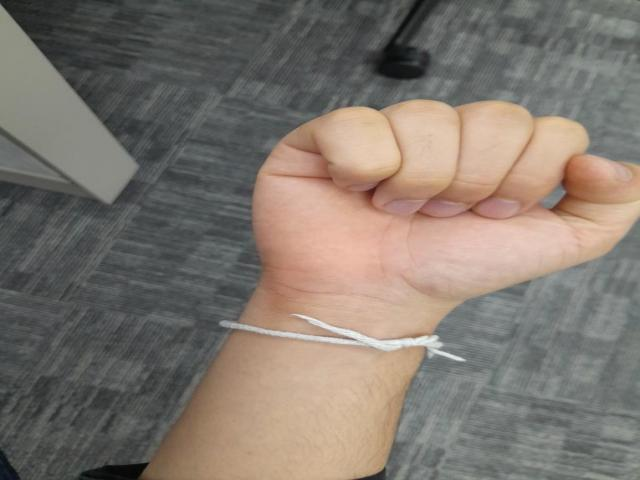
#> input picture test/0_100_jpg.rf.1bc4e4cd16b8538873715bcf0d7219b4.jpg, 640 x 480 px
$ python -i data_func.py   (imports and definitions only)   (older library calls are emulated)
#> lines starting #> are read from the running program, lines starting #| are printed output that depends on the picture
#> further down, picture is the input picture: shape (480, 640, 3); mean B, G, R 110.3, 118.7, 127.8
import numpy as np
import os
import cv2
from skimage import exposure
from skimage.feature import hog
import matplotlib.pyplot as plt
from sklearn.preprocessing import OneHotEncoder
import pandas as pd

'''

Funkcje do czyszczenia i przekształcania danych

'''

# [43 lines left out: functions clean_Nan_value, get_grayscale, hog_apply, not called in this run]

def laplace_opencv(image):

    try:
        image = cv2.GaussianBlur(image, (7, 7), 0)  # drugi argument zmniejszone z 3, 3
        image_gray = cv2.cvtColor(image, cv2.COLOR_BGR2GRAY)
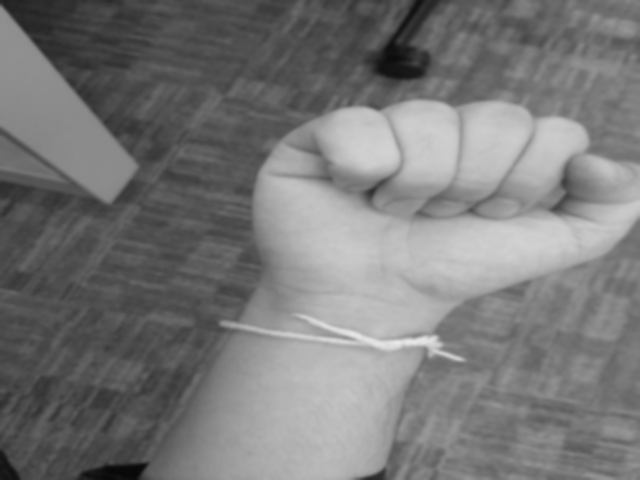
#> image_gray: shape (480, 640); min 7, max 233, mean 120.5
        filtered_image = cv2.Laplacian(image_gray, cv2.CV_16S, ksize=7)  # ksize zwiększone z 3
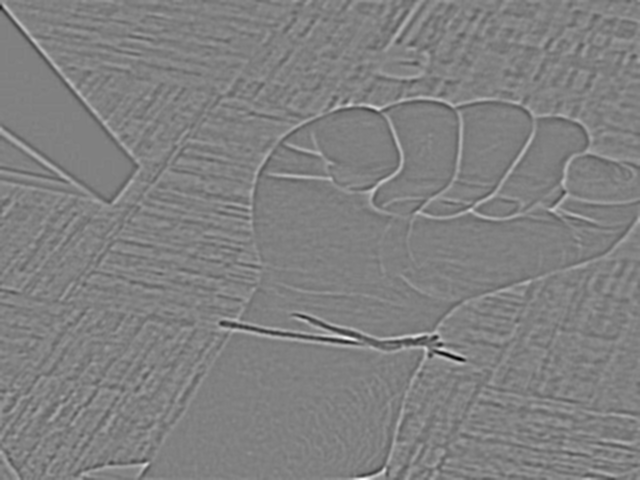
#> filtered_image: shape (480, 640) int16; min -15996, max 15632, mean 1; drawn with min black and max white

        return filtered_image
    except:
        return None

# [19 lines left out: functions show_filtered_data, one_hot_encoding, not called in this run]

>>> import cv2
>>> picture = cv2.imread('test/0_100_jpg.rf.1bc4e4cd16b8538873715bcf0d7219b4.jpg')
>>> result = laplace_opencv(picture)

$ run again, on test/0_114_jpg.rf.a02914ac88506b857bb342b70238d6a5.jpg
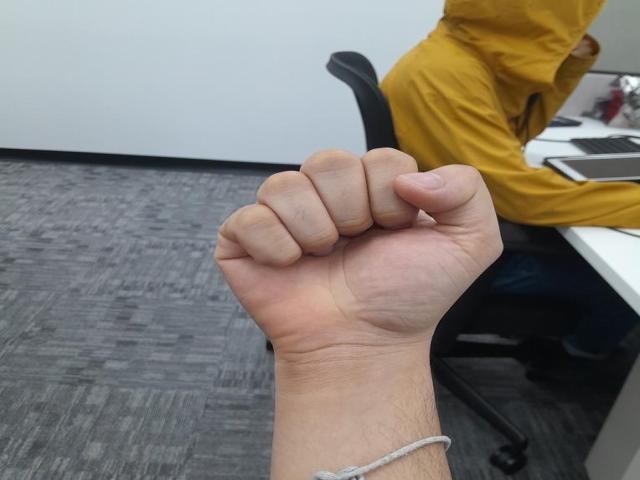
#> input picture test/0_114_jpg.rf.a02914ac88506b857bb342b70238d6a5.jpg, 640 x 480 px
#> picture is the input picture: shape (480, 640, 3); mean B, G, R 116.5, 123.7, 129.9
#> in laplace_opencv, `image_gray = cv2.cvtColor(image, cv2.COLOR_BGR2GRAY)`:
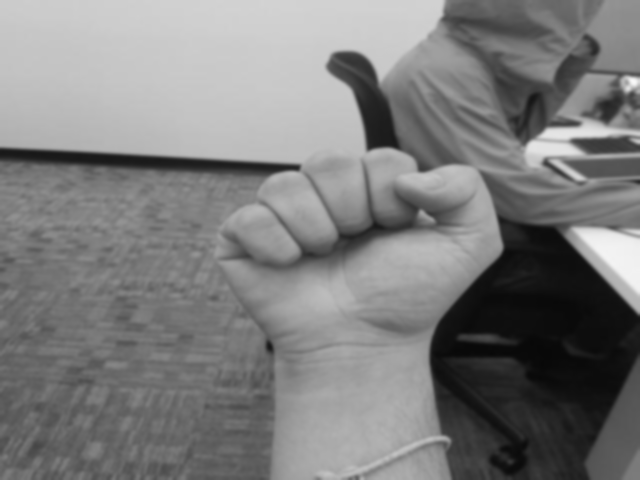
#> image_gray: shape (480, 640); min 8, max 248, mean 124.8
#> in laplace_opencv, `filtered_image = cv2.Laplacian(image_gray, cv2.CV_16S, ksize=7)`:
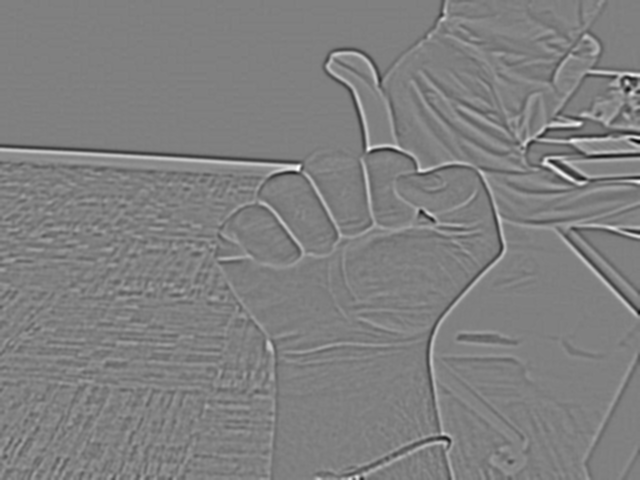
#> filtered_image: shape (480, 640) int16; min -19184, max 19014, mean -0.3; drawn with min black and max white

$ run again, on test/0_115_jpg.rf.2ea0c7380828a31d3716279f9e4c4daa.jpg
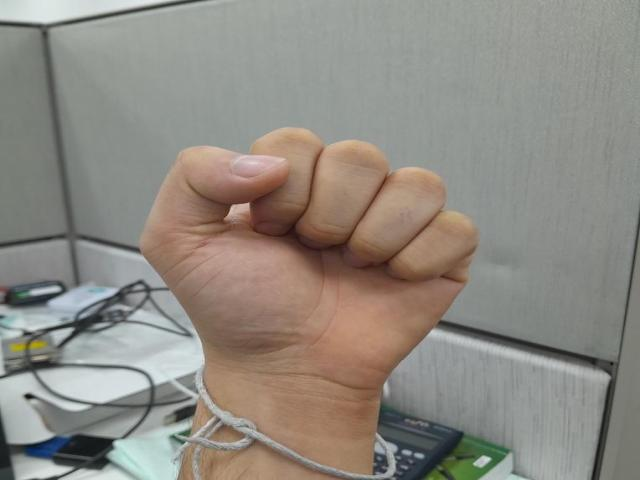
#> input picture test/0_115_jpg.rf.2ea0c7380828a31d3716279f9e4c4daa.jpg, 640 x 480 px
#> picture is the input picture: shape (480, 640, 3); mean B, G, R 130.1, 137.9, 142.8
#> in laplace_opencv, `image_gray = cv2.cvtColor(image, cv2.COLOR_BGR2GRAY)`:
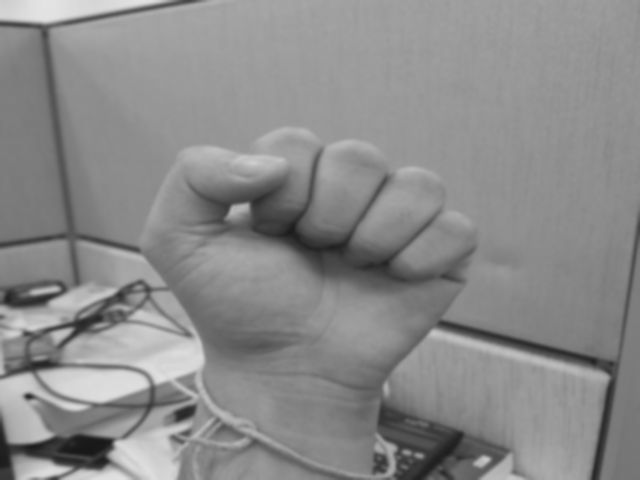
#> image_gray: shape (480, 640); min 23, max 228, mean 138.5
#> in laplace_opencv, `filtered_image = cv2.Laplacian(image_gray, cv2.CV_16S, ksize=7)`:
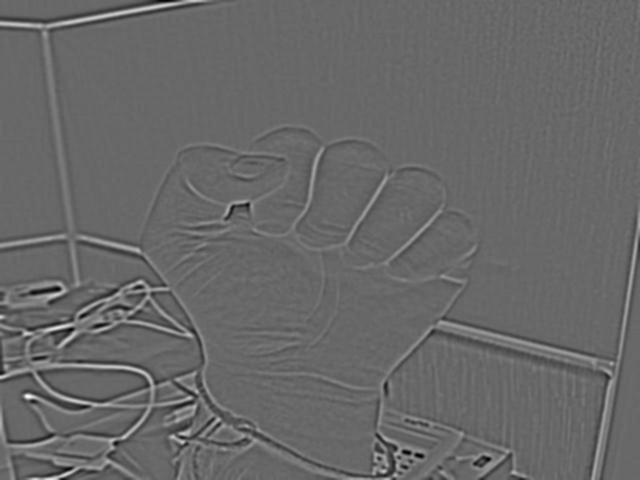
#> filtered_image: shape (480, 640) int16; min -16422, max 23664, mean 0.4; drawn with min black and max white

$ run again, on test/0_119_jpg.rf.39daae03c479a15631e35517ed961ed0.jpg
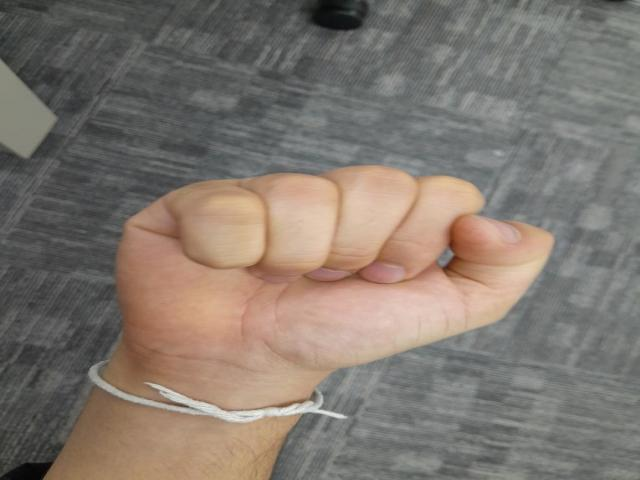
#> input picture test/0_119_jpg.rf.39daae03c479a15631e35517ed961ed0.jpg, 640 x 480 px
#> picture is the input picture: shape (480, 640, 3); mean B, G, R 110.8, 119.2, 128.6
#> in laplace_opencv, `image_gray = cv2.cvtColor(image, cv2.COLOR_BGR2GRAY)`:
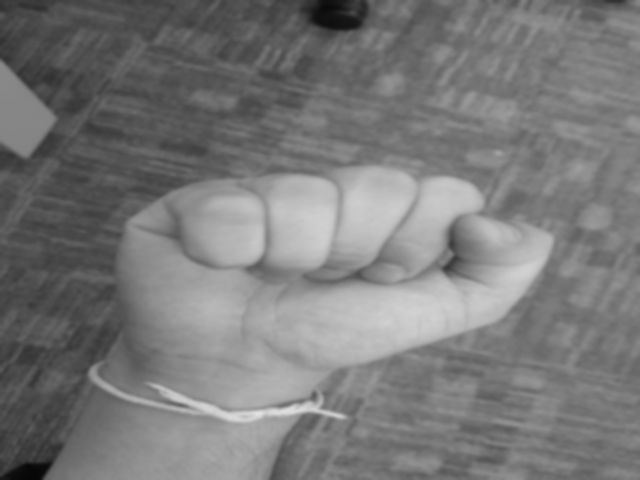
#> image_gray: shape (480, 640); min 6, max 225, mean 121
#> in laplace_opencv, `filtered_image = cv2.Laplacian(image_gray, cv2.CV_16S, ksize=7)`:
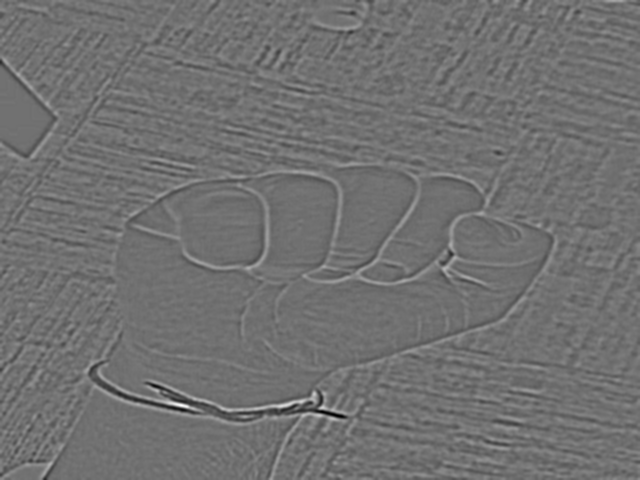
#> filtered_image: shape (480, 640) int16; min -13942, max 17456, mean 0.3; drawn with min black and max white
